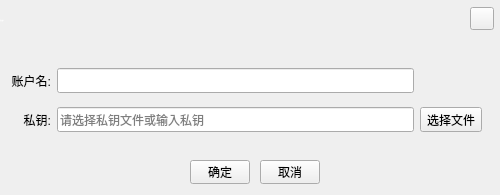
<?xml version="1.0" encoding="UTF-8"?>
<ui version="4.0">
 <class>ImportDialogCTC</class>
 <widget class="QDialog" name="ImportDialogCTC">
  <property name="geometry">
   <rect>
    <x>0</x>
    <y>0</y>
    <width>500</width>
    <height>195</height>
   </rect>
  </property>
  <property name="windowTitle">
   <string>Dialog</string>
  </property>
  <widget class="QLabel" name="title_Label">
   <property name="geometry">
    <rect>
     <x>0</x>
     <y>0</y>
     <width>500</width>
     <height>40</height>
    </rect>
   </property>
   <property name="font">
    <font>
     <family>微软雅黑</family>
     <pointsize>-1</pointsize>
     <weight>50</weight>
     <italic>false</italic>
     <bold>false</bold>
    </font>
   </property>
   <property name="styleSheet">
    <string notr="true">font: 14px &quot;微软雅黑&quot;;
color: rgb(255, 255, 255);</string>
   </property>
   <property name="text">
    <string>导入账户</string>
   </property>
  </widget>
  <widget class="QToolButton" name="okBtn">
   <property name="geometry">
    <rect>
     <x>190</x>
     <y>160</y>
     <width>60</width>
     <height>24</height>
    </rect>
   </property>
   <property name="font">
    <font>
     <family>微软雅黑</family>
    </font>
   </property>
   <property name="cursor">
    <cursorShape>PointingHandCursor</cursorShape>
   </property>
   <property name="styleSheet">
    <string notr="true">font: 9pt &quot;微软雅黑&quot;;</string>
   </property>
   <property name="text">
    <string>确定</string>
   </property>
  </widget>
  <widget class="QToolButton" name="cancelBtn">
   <property name="geometry">
    <rect>
     <x>260</x>
     <y>160</y>
     <width>60</width>
     <height>24</height>
    </rect>
   </property>
   <property name="font">
    <font>
     <family>微软雅黑</family>
    </font>
   </property>
   <property name="cursor">
    <cursorShape>PointingHandCursor</cursorShape>
   </property>
   <property name="styleSheet">
    <string notr="true">font: 9pt &quot;微软雅黑&quot;;</string>
   </property>
   <property name="text">
    <string>取消</string>
   </property>
  </widget>
  <widget class="QWidget" name="layoutWidget">
   <property name="geometry">
    <rect>
     <x>11</x>
     <y>60</y>
     <width>471</width>
     <height>81</height>
    </rect>
   </property>
   <layout class="QGridLayout" name="gridLayout">
    <item row="0" column="0">
     <widget class="QLabel" name="label_2">
      <property name="text">
       <string>账户名:</string>
      </property>
      <property name="alignment">
       <set>Qt::AlignRight|Qt::AlignTrailing|Qt::AlignVCenter</set>
      </property>
     </widget>
    </item>
    <item row="0" column="1">
     <widget class="QLineEdit" name="name">
      <property name="font">
       <font>
        <family>微软雅黑</family>
        <weight>50</weight>
        <italic>false</italic>
        <bold>false</bold>
       </font>
      </property>
      <property name="contextMenuPolicy">
       <enum>Qt::DefaultContextMenu</enum>
      </property>
      <property name="styleSheet">
       <string notr="true"/>
      </property>
      <property name="text">
       <string/>
      </property>
      <property name="echoMode">
       <enum>QLineEdit::Normal</enum>
      </property>
      <property name="readOnly">
       <bool>false</bool>
      </property>
     </widget>
    </item>
    <item row="1" column="0">
     <widget class="QLabel" name="label">
      <property name="text">
       <string>私钥:</string>
      </property>
      <property name="alignment">
       <set>Qt::AlignRight|Qt::AlignTrailing|Qt::AlignVCenter</set>
      </property>
     </widget>
    </item>
    <item row="1" column="1">
     <widget class="QLineEdit" name="privatekey">
      <property name="font">
       <font>
        <family>微软雅黑</family>
        <weight>50</weight>
        <italic>false</italic>
        <bold>false</bold>
       </font>
      </property>
      <property name="contextMenuPolicy">
       <enum>Qt::DefaultContextMenu</enum>
      </property>
      <property name="styleSheet">
       <string notr="true"/>
      </property>
      <property name="text">
       <string/>
      </property>
      <property name="echoMode">
       <enum>QLineEdit::Normal</enum>
      </property>
      <property name="readOnly">
       <bool>false</bool>
      </property>
      <property name="placeholderText">
       <string>请选择私钥文件或输入私钥</string>
      </property>
     </widget>
    </item>
    <item row="1" column="2">
     <widget class="QToolButton" name="pathBtn">
      <property name="cursor">
       <cursorShape>PointingHandCursor</cursorShape>
      </property>
      <property name="text">
       <string>选择文件</string>
      </property>
     </widget>
    </item>
   </layout>
  </widget>
  <widget class="QToolButton" name="closeBtn">
   <property name="geometry">
    <rect>
     <x>470</x>
     <y>7</y>
     <width>24</width>
     <height>23</height>
    </rect>
   </property>
   <property name="font">
    <font>
     <family>微软雅黑</family>
    </font>
   </property>
   <property name="cursor">
    <cursorShape>PointingHandCursor</cursorShape>
   </property>
   <property name="styleSheet">
    <string notr="true"/>
   </property>
   <property name="text">
    <string/>
   </property>
  </widget>
 </widget>
 <resources/>
 <connections/>
</ui>
